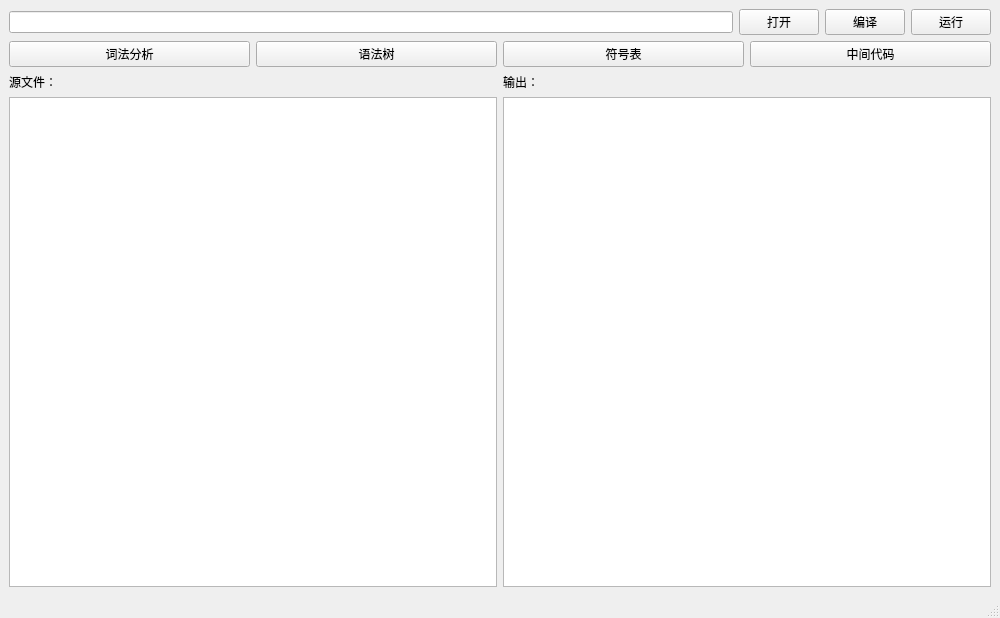
<?xml version="1.0" encoding="UTF-8"?>
<ui version="4.0">
 <class>MainWindow</class>
 <widget class="QMainWindow" name="MainWindow">
  <property name="geometry">
   <rect>
    <x>0</x>
    <y>0</y>
    <width>1000</width>
    <height>618</height>
   </rect>
  </property>
  <property name="windowTitle">
   <string>MiniC</string>
  </property>
  <widget class="QWidget" name="centralwidget">
   <layout class="QHBoxLayout" name="horizontalLayout_4">
    <item>
     <layout class="QVBoxLayout" name="verticalLayout">
      <item>
       <layout class="QHBoxLayout" name="horizontalLayout">
        <item>
         <widget class="QLineEdit" name="LE_filepath"/>
        </item>
        <item>
         <widget class="QPushButton" name="PBTN_OpenFile">
          <property name="text">
           <string>打开</string>
          </property>
         </widget>
        </item>
        <item>
         <widget class="QPushButton" name="PBTN_Compile">
          <property name="text">
           <string>编译</string>
          </property>
         </widget>
        </item>
        <item>
         <widget class="QPushButton" name="PBTN_Run">
          <property name="text">
           <string>运行</string>
          </property>
         </widget>
        </item>
       </layout>
      </item>
      <item>
       <layout class="QHBoxLayout" name="horizontalLayout_3">
        <item>
         <widget class="QPushButton" name="PBTN_Token">
          <property name="text">
           <string>词法分析</string>
          </property>
         </widget>
        </item>
        <item>
         <widget class="QPushButton" name="PBTN_SyntaxTree">
          <property name="text">
           <string>语法树</string>
          </property>
         </widget>
        </item>
        <item>
         <widget class="QPushButton" name="PBTN_Symbol">
          <property name="text">
           <string>符号表</string>
          </property>
         </widget>
        </item>
        <item>
         <widget class="QPushButton" name="PBTN_IR">
          <property name="text">
           <string>中间代码</string>
          </property>
         </widget>
        </item>
       </layout>
      </item>
      <item>
       <layout class="QHBoxLayout" name="horizontalLayout_2">
        <item>
         <layout class="QVBoxLayout" name="VLayout_SourceCode">
          <property name="sizeConstraint">
           <enum>QLayout::SetDefaultConstraint</enum>
          </property>
          <item>
           <widget class="QLabel" name="LB_SourceCode">
            <property name="text">
             <string>源文件：</string>
            </property>
           </widget>
          </item>
          <item>
           <widget class="QTextBrowser" name="TB_SourceCode"/>
          </item>
         </layout>
        </item>
        <item>
         <layout class="QVBoxLayout" name="VLayout_output">
          <item>
           <widget class="QLabel" name="LB_Output">
            <property name="text">
             <string>输出：</string>
            </property>
           </widget>
          </item>
          <item>
           <widget class="QTextBrowser" name="TB_Output"/>
          </item>
         </layout>
        </item>
       </layout>
      </item>
     </layout>
    </item>
   </layout>
  </widget>
  <widget class="QMenuBar" name="menubar">
   <property name="geometry">
    <rect>
     <x>0</x>
     <y>0</y>
     <width>1000</width>
     <height>26</height>
    </rect>
   </property>
  </widget>
  <widget class="QStatusBar" name="statusbar"/>
 </widget>
 <resources/>
 <connections/>
</ui>
